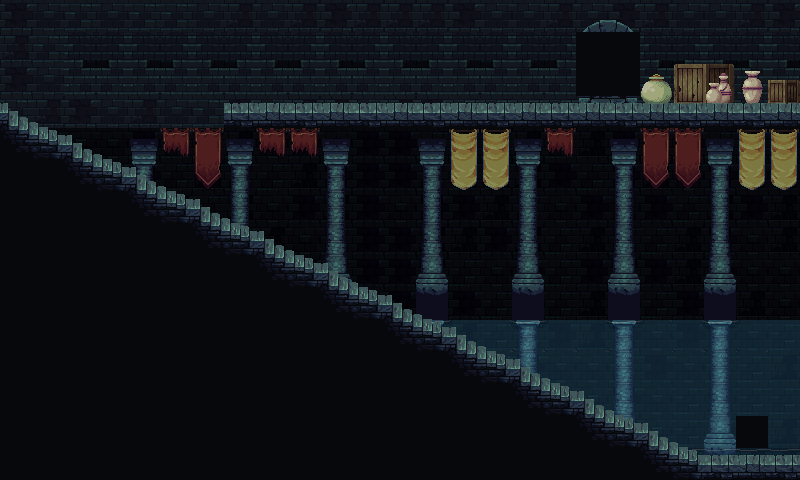

Rendered tile map (Tiled .tmx) drawn with the repository's tilesets; below, a short description and the map source with its tile grids summarised:
An orthogonal 25x15 tile map with 32x32 px tiles, 14 tile layers (background, wall, wall_hole, decors2, ...), 2 tilesets.

<map version="1.11" tiledversion="1.11.1-99-gec89c545" orientation="orthogonal" renderorder="right-down" width="25" height="15" tilewidth="32" tileheight="32" infinite="0" nextlayerid="19" nextobjectid="1">
 <tileset firstgid="1" source="The Sidescroller's Dungeon Tiles 32x32.tsx" />
 <tileset firstgid="400" source="calm-water-autotiles-anim.tsx" />
 <layer id="3" name="background" width="25" height="15">
  <data>[375 cells, 375 non-empty, 4 distinct tile ids]</data>
 </layer>
 <layer id="11" name="wall" width="25" height="15">
  <data>[375 cells, 53 non-empty, 4 distinct tile ids]</data>
 </layer>
 <layer id="14" name="wall_hole" width="25" height="15">
  <data>[375 cells, 46 non-empty, 4 distinct tile ids]</data>
 </layer>
 <layer id="13" name="decors2" width="25" height="15">
  <data>[375 cells, 6 non-empty, 6 distinct tile ids]</data>
 </layer>
 <layer id="16" name="pilarsreflec" width="25" height="15" mode="overlay">
  <data>[375 cells, 48 non-empty, 6 distinct tile ids]</data>
 </layer>
 <layer id="7" name="pilars" width="25" height="15">
  <data>[375 cells, 68 non-empty, 22 distinct tile ids]</data>
 </layer>
 <layer id="12" name="doors" width="25" height="15">
  <data>[375 cells, 8 non-empty, 8 distinct tile ids]</data>
 </layer>
 <layer id="8" name="ground2" width="25" height="15">
  <data>[375 cells, 18 non-empty, 2 distinct tile ids]</data>
 </layer>
 <layer id="15" name="water" width="25" height="15" opacity="0.2" mode="screen">
  <data>[375 cells, 45 non-empty, 10 distinct tile ids]</data>
 </layer>
 <layer id="5" name="ground1" width="25" height="15">
  <data>[375 cells, 5 non-empty, 3 distinct tile ids]</data>
 </layer>
 <layer id="10" name="stair_decors" width="25" height="15">
  <data>[375 cells, 110 non-empty, 4 distinct tile ids]</data>
 </layer>
 <layer id="6" name="stairs" width="25" height="15">
  <data>[375 cells, 44 non-empty, 4 distinct tile ids]</data>
 </layer>
 <layer id="17" name="PLAYER_SPAWN" width="25" height="15">
  <properties>
   <property name="player_spawn_level_14" value="" />
  </properties>
  <data>[375 cells, 1 non-empty, 1 distinct tile ids]</data>
 </layer>
 <layer id="18" name="LEVEL_TRANSITION" width="25" height="15">
  <properties>
   <property name="level_transition_level15" value="" />
  </properties>
  <data>[375 cells, 4 non-empty, 1 distinct tile ids]</data>
 </layer>
</map>
